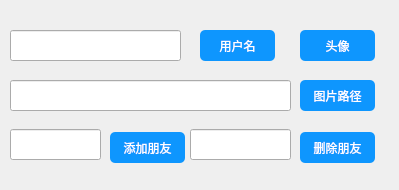
<?xml version="1.0" encoding="UTF-8"?>
<ui version="4.0">
 <class>MyChangeInfo</class>
 <widget class="QWidget" name="MyChangeInfo">
  <property name="geometry">
   <rect>
    <x>0</x>
    <y>0</y>
    <width>399</width>
    <height>190</height>
   </rect>
  </property>
  <property name="windowTitle">
   <string>Form</string>
  </property>
  <widget class="QLineEdit" name="nameEdit">
   <property name="geometry">
    <rect>
     <x>10</x>
     <y>30</y>
     <width>171</width>
     <height>31</height>
    </rect>
   </property>
  </widget>
  <widget class="QLineEdit" name="iconEdit">
   <property name="geometry">
    <rect>
     <x>10</x>
     <y>80</y>
     <width>281</width>
     <height>31</height>
    </rect>
   </property>
  </widget>
  <widget class="QPushButton" name="iconBtn">
   <property name="geometry">
    <rect>
     <x>300</x>
     <y>30</y>
     <width>75</width>
     <height>31</height>
    </rect>
   </property>
   <property name="styleSheet">
    <string notr="true">QPushButton
{
    color:white;
    background-color:rgb(14 , 150 , 254);
    border-radius:5px;
}

QPushButton:hover
{
    color:white;
    background-color:rgb(44 , 137 , 255);
}

QPushButton:pressed
{
    color:white;
    background-color:rgb(14 , 135 , 228);
    padding-left:3px;
    padding-top:3px;
}
</string>
   </property>
   <property name="text">
    <string>头像</string>
   </property>
  </widget>
  <widget class="QPushButton" name="nameBtn">
   <property name="geometry">
    <rect>
     <x>200</x>
     <y>30</y>
     <width>75</width>
     <height>31</height>
    </rect>
   </property>
   <property name="styleSheet">
    <string notr="true">QPushButton
{
    color:white;
    background-color:rgb(14 , 150 , 254);
    border-radius:5px;
}

QPushButton:hover
{
    color:white;
    background-color:rgb(44 , 137 , 255);
}

QPushButton:pressed
{
    color:white;
    background-color:rgb(14 , 135 , 228);
    padding-left:3px;
    padding-top:3px;
}
</string>
   </property>
   <property name="text">
    <string>用户名</string>
   </property>
  </widget>
  <widget class="QLineEdit" name="addEdit">
   <property name="geometry">
    <rect>
     <x>10</x>
     <y>129</y>
     <width>91</width>
     <height>31</height>
    </rect>
   </property>
  </widget>
  <widget class="QPushButton" name="addBtn">
   <property name="geometry">
    <rect>
     <x>110</x>
     <y>132</y>
     <width>75</width>
     <height>31</height>
    </rect>
   </property>
   <property name="styleSheet">
    <string notr="true">QPushButton
{
    color:white;
    background-color:rgb(14 , 150 , 254);
    border-radius:5px;
}

QPushButton:hover
{
    color:white;
    background-color:rgb(44 , 137 , 255);
}

QPushButton:pressed
{
    color:white;
    background-color:rgb(14 , 135 , 228);
    padding-left:3px;
    padding-top:3px;
}
</string>
   </property>
   <property name="text">
    <string>添加朋友</string>
   </property>
  </widget>
  <widget class="QLineEdit" name="deleteEdit">
   <property name="geometry">
    <rect>
     <x>190</x>
     <y>129</y>
     <width>101</width>
     <height>31</height>
    </rect>
   </property>
  </widget>
  <widget class="QPushButton" name="deleteBtn">
   <property name="geometry">
    <rect>
     <x>300</x>
     <y>132</y>
     <width>75</width>
     <height>31</height>
    </rect>
   </property>
   <property name="styleSheet">
    <string notr="true">QPushButton
{
    color:white;
    background-color:rgb(14 , 150 , 254);
    border-radius:5px;
}

QPushButton:hover
{
    color:white;
    background-color:rgb(44 , 137 , 255);
}

QPushButton:pressed
{
    color:white;
    background-color:rgb(14 , 135 , 228);
    padding-left:3px;
    padding-top:3px;
}
</string>
   </property>
   <property name="text">
    <string>删除朋友</string>
   </property>
  </widget>
  <widget class="QPushButton" name="imageBtn">
   <property name="geometry">
    <rect>
     <x>300</x>
     <y>80</y>
     <width>75</width>
     <height>31</height>
    </rect>
   </property>
   <property name="styleSheet">
    <string notr="true">QPushButton
{
    color:white;
    background-color:rgb(14 , 150 , 254);
    border-radius:5px;
}

QPushButton:hover
{
    color:white;
    background-color:rgb(44 , 137 , 255);
}

QPushButton:pressed
{
    color:white;
    background-color:rgb(14 , 135 , 228);
    padding-left:3px;
    padding-top:3px;
}
</string>
   </property>
   <property name="text">
    <string>图片路径</string>
   </property>
  </widget>
 </widget>
 <resources/>
 <connections/>
</ui>
